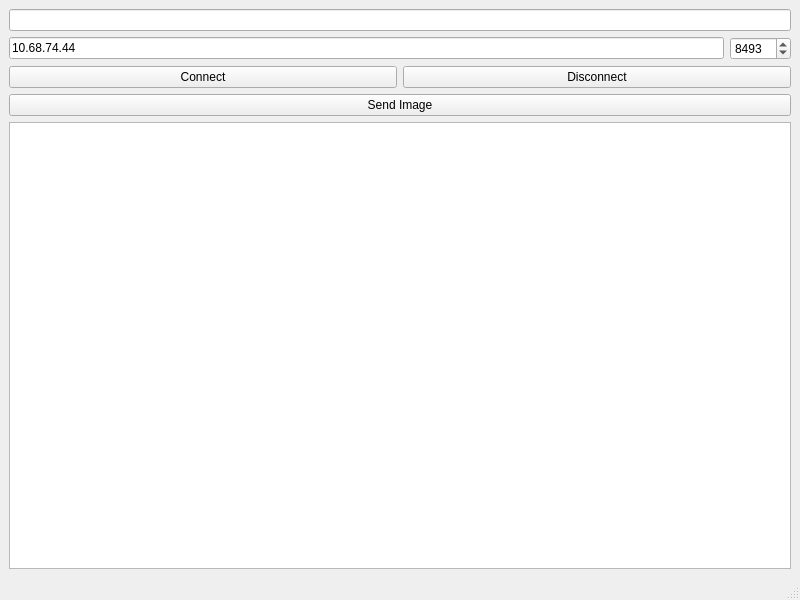
<?xml version="1.0" encoding="UTF-8"?>
<ui version="4.0">
 <class>MainWindow</class>
 <widget class="QMainWindow" name="MainWindow">
  <property name="geometry">
   <rect>
    <x>0</x>
    <y>0</y>
    <width>800</width>
    <height>600</height>
   </rect>
  </property>
  <property name="windowTitle">
   <string>MainWindow</string>
  </property>
  <widget class="QWidget" name="centralwidget">
   <layout class="QVBoxLayout" name="verticalLayout">
    <item>
     <widget class="QLineEdit" name="lineedit">
      <property name="text">
       <string/>
      </property>
     </widget>
    </item>
    <item>
     <layout class="QHBoxLayout" name="horizontalLayout_2">
      <item>
       <widget class="QLineEdit" name="IPLine">
        <property name="text">
         <string>10.68.74.44</string>
        </property>
       </widget>
      </item>
      <item>
       <widget class="QSpinBox" name="portBox">
        <property name="maximum">
         <number>99999</number>
        </property>
        <property name="value">
         <number>8493</number>
        </property>
       </widget>
      </item>
     </layout>
    </item>
    <item>
     <layout class="QHBoxLayout" name="horizontalLayout">
      <item>
       <widget class="QPushButton" name="connectButton">
        <property name="text">
         <string>Connect</string>
        </property>
       </widget>
      </item>
      <item>
       <widget class="QPushButton" name="disconnectButton">
        <property name="text">
         <string>Disconnect</string>
        </property>
       </widget>
      </item>
     </layout>
    </item>
    <item>
     <widget class="QPushButton" name="sendImageButton">
      <property name="text">
       <string>Send Image</string>
      </property>
     </widget>
    </item>
    <item>
     <widget class="QTextEdit" name="textEdit"/>
    </item>
   </layout>
  </widget>
  <widget class="QMenuBar" name="menubar">
   <property name="geometry">
    <rect>
     <x>0</x>
     <y>0</y>
     <width>800</width>
     <height>20</height>
    </rect>
   </property>
  </widget>
  <widget class="QStatusBar" name="statusbar"/>
 </widget>
 <resources/>
 <connections/>
</ui>
